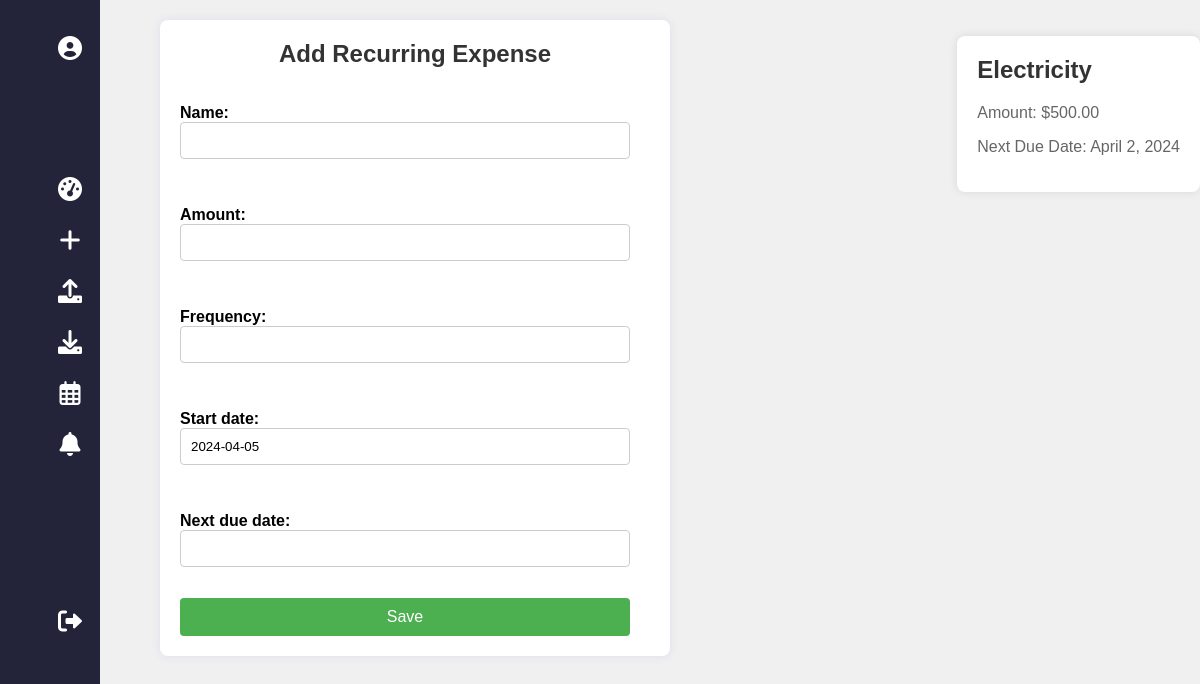
The page /add_recurring_expense/ (signed in) on the database as committed earlier.
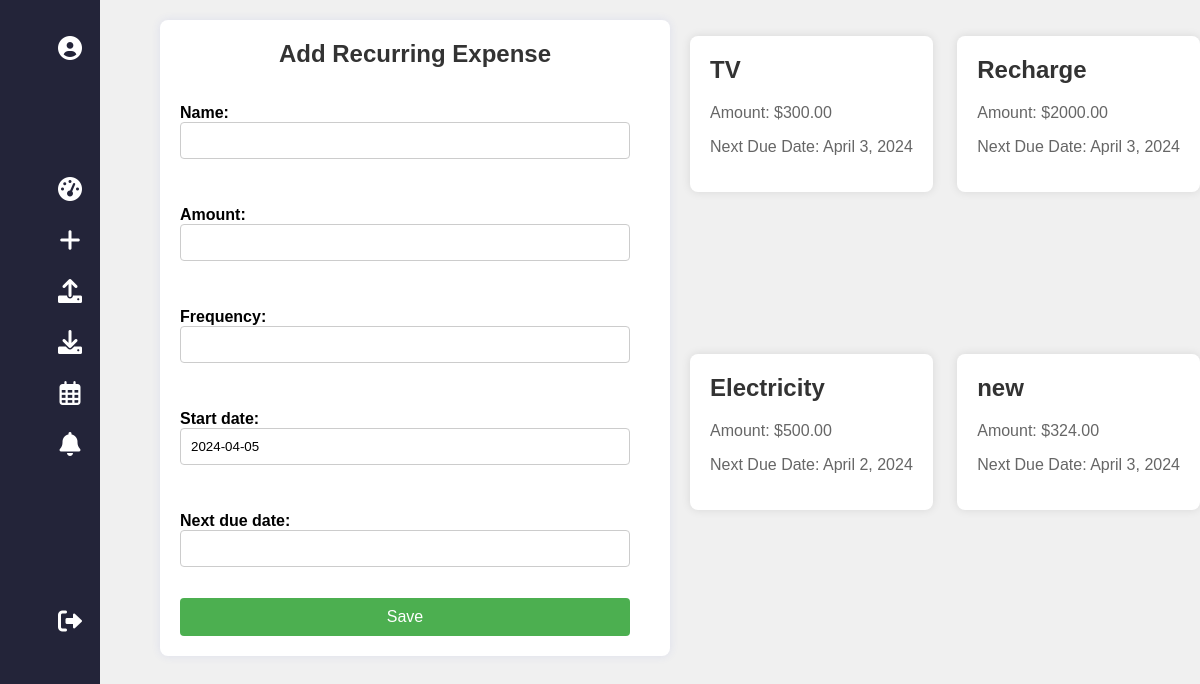
The same page on the database as committed later.
### Finso_app/models.py (models this page shows, shortened)
class RecurringExpense(models.Model):
    user = models.ForeignKey(User, on_delete=models.CASCADE)
    name = models.CharField(max_length=100)
    amount = models.DecimalField(max_digits=10, decimal_places=2)
    frequency = models.CharField(max_length=50)  # e.g., daily, weekly, monthly
    start_date = models.DateField(default=timezone.now)
    next_due_date = models.DateField()

### Finso_app/views.py (the view)
# urls.py: path('add_recurring_expense/', views.add_recurring_expense, name='add_recurring_expense'),
@login_required
def add_recurring_expense(request):
    if request.method == 'POST':
        form = RecurringExpenseForm(request.POST)
        if form.is_valid():
            expense = form.save(commit=False)
            expense.user = request.user
            expense.save()
            return redirect('add_recurring_expense')
    else:
        form = RecurringExpenseForm()
    recurring_expenses = RecurringExpense.objects.filter(user=request.user).order_by('-start_date')[:8]
    return render(request, 'add_recurring_expense.html', {'form': form, 'recurring_expenses': recurring_expenses})

### Finso_app/forms.py
class RecurringExpenseForm(forms.ModelForm):
    class Meta:
        model = RecurringExpense
        fields = ['name', 'amount', 'frequency', 'start_date', 'next_due_date']

### Finso_app/templates/add_recurring_expense.html (shortened to what this page needs)
{% extends 'base.html' %}
{% block content %}
    <link rel="stylesheet" href="../static/recurring_exp.css">
    <div style="margin-left: 10rem;">
<div class="container">
    <div class="form-container">
        <h1>Add Recurring Expense</h1>
        <form method="post">
            {{ form.as_p }}
            <button type="submit">Save</button>
        </form>
    </div>
    <div class="cards-container">
        {% for expense in recurring_expenses %}
        <div class="card">
            <h2>{{ expense.name }}</h2>
            <p>Amount: ${{ expense.amount }}</p>
            <p>Next Due Date: {{ expense.next_due_date }}</p>
        </div>
        {% empty %}
        <p>No recurring expenses found.</p>
        {% endfor %}
    </div>
</div>
</div>
{% endblock %}

Rows that differ between the two databases and show on the page:
added RecurringExpense: name "Recharge", amount "2000.00", next_due_date "April 3, 2024"
added RecurringExpense: name "TV", amount "300.00", next_due_date "April 3, 2024"
added RecurringExpense: name "new", amount "324.00", next_due_date "April 3, 2024"
